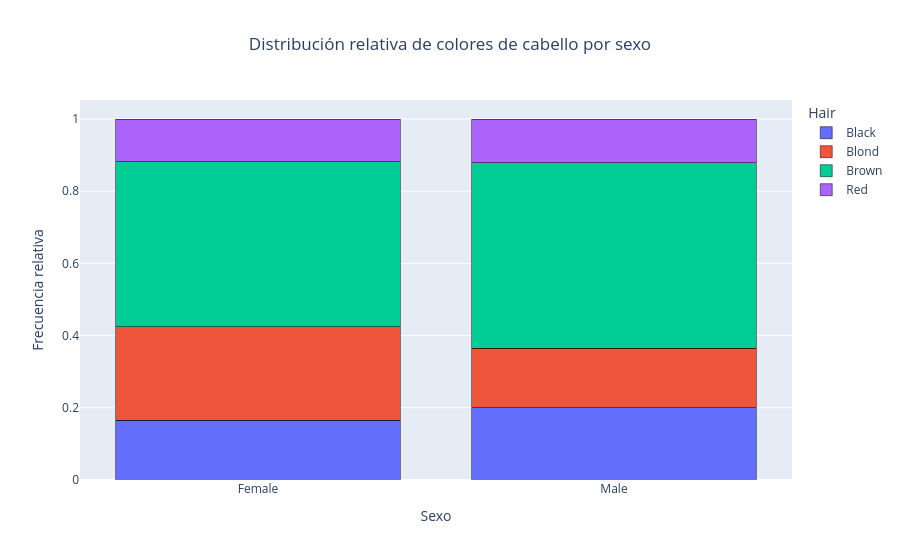

Source (notebook cell):
### Code cell
# graficamos la distribución de color de cabello por el sexo, usando plotly
# creamos una nueva columna con la frecuencia relativa
grouped_data_hair_sex['Rel_Freq_Sex'] = grouped_data_hair_sex['Freq'] / grouped_data_hair_sex.groupby('Sex')['Freq'].transform('sum')
# creamos la figura en plotly
fig = px.bar(grouped_data_hair_sex, x='Sex', y='Rel_Freq_Sex', color='Hair', barmode='stack', title='Distribución relativa de colores de cabello por sexo')
# añadimos la leyenda
fig.update_layout(title_x=0.5)
# añadimos los nombres de los ejes
fig.update_xaxes(title_text='Sexo')
fig.update_yaxes(title_text='Frecuencia relativa')
# añadimos la leyenda
fig.update_traces(marker=dict(line=dict(width=0.5, color='black')))
# graficamos la figura
fig.show()

### Figure 1 — Plotly figure (JSON) as saved in the notebook; plotly's stock layout.template omitted (floating-point values rounded to 4 significant figures)
{"data": [{"hovertemplate": "Hair=Black<br>Sex=%{x}<br>Rel_Freq_Sex=%{y}<extra></extra>", "legendgroup": "Black", "marker": {"color": "#636efa", "line": {"color": "black", "width": 0.5}, "pattern": {"shape": ""}}, "name": "Black", "orientation": "v", "showlegend": true, "textposition": "auto", "type": "bar", "x": ["Female", "Male"], "xaxis": "x", "y": [0.1661, 0.2007], "yaxis": "y"}, {"hovertemplate": "Hair=Blond<br>Sex=%{x}<br>Rel_Freq_Sex=%{y}<extra></extra>", "legendgroup": "Blond", "marker": {"color": "#EF553B", "line": {"color": "black", "width": 0.5}, "pattern": {"shape": ""}}, "name": "Blond", "orientation": "v", "showlegend": true, "textposition": "auto", "type": "bar", "x": ["Female", "Male"], "xaxis": "x", "y": [0.2588, 0.1649], "yaxis": "y"}, {"hovertemplate": "Hair=Brown<br>Sex=%{x}<br>Rel_Freq_Sex=%{y}<extra></extra>", "legendgroup": "Brown", "marker": {"color": "#00cc96", "line": {"color": "black", "width": 0.5}, "pattern": {"shape": ""}}, "name": "Brown", "orientation": "v", "showlegend": true, "textposition": "auto", "type": "bar", "x": ["Female", "Male"], "xaxis": "x", "y": [0.4569, 0.5125], "yaxis": "y"}, {"hovertemplate": "Hair=Red<br>Sex=%{x}<br>Rel_Freq_Sex=%{y}<extra></extra>", "legendgroup": "Red", "marker": {"color": "#ab63fa", "line": {"color": "black", "width": 0.5}, "pattern": {"shape": ""}}, "name": "Red", "orientation": "v", "showlegend": true, "textposition": "auto", "type": "bar", "x": ["Female", "Male"], "xaxis": "x", "y": [0.1182, 0.1219], "yaxis": "y"}], "layout": {"barmode": "stack", "legend": {"title": {"text": "Hair"}, "tracegroupgap": 0}, "title": {"text": "Distribución relativa de colores de cabello por sexo", "x": 0.5}, "xaxis": {"anchor": "y", "domain": [0, 1], "title": {"text": "Sexo"}}, "yaxis": {"anchor": "x", "domain": [0, 1], "title": {"text": "Frecuencia relativa"}}}}
